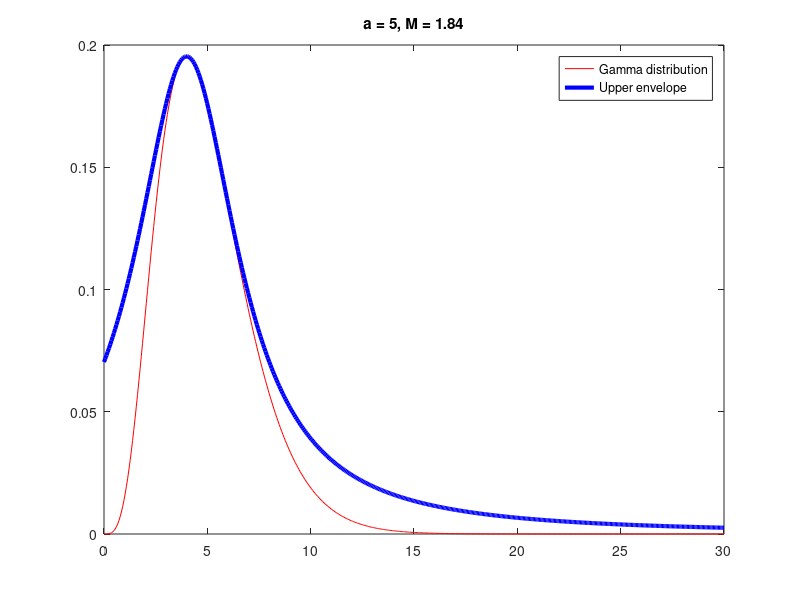
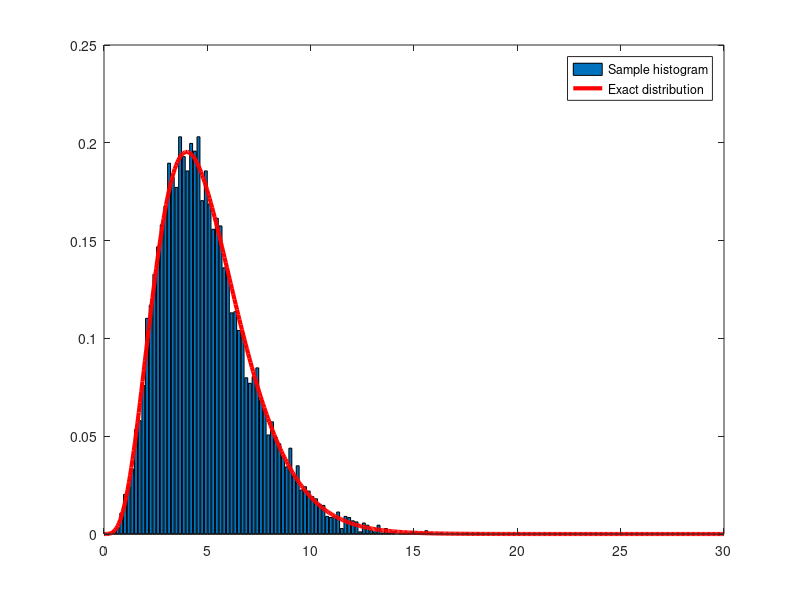
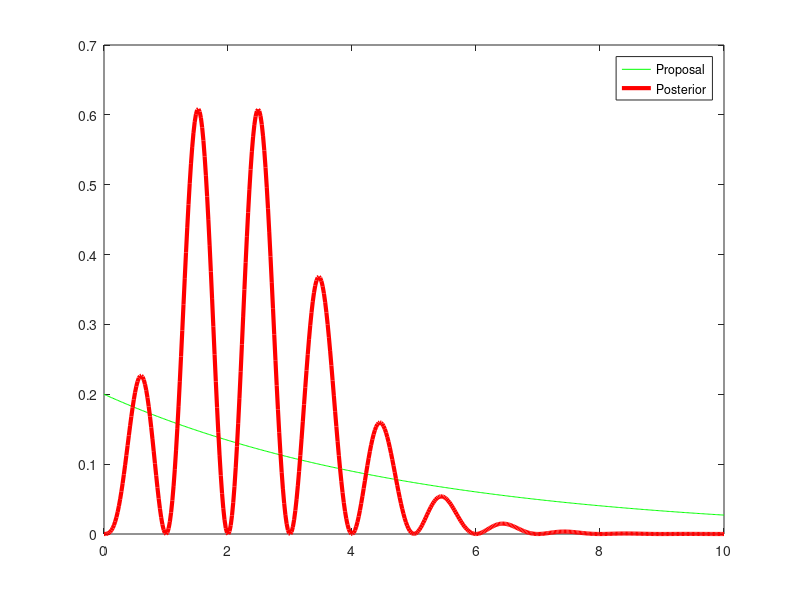
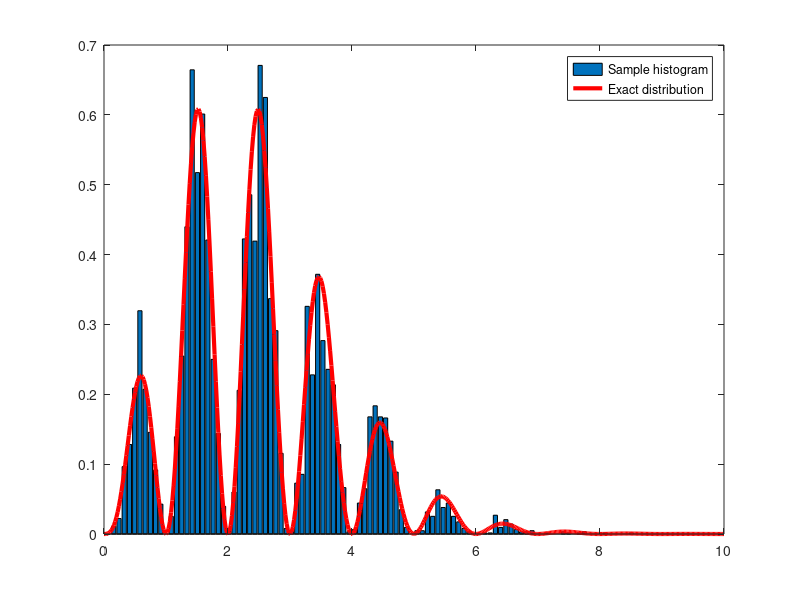

The MATLAB source for these figures, in order: (Note: a time limit stopped this script after it produced the figures.)
%% Problem 1

% Initialization
a = 5; b = a-1; c = 1/(2*a-1);
M = exp(-a+1)*(a-1)^(a-1)*pi*sqrt(2*a-1)/gamma(a);
Ns = 1e4;
xs = zeros(Ns,1);
i = 0;
% Accept-Reject method
while i < Ns
    xc = b+tan(pi*(rand-0.5))/sqrt(c); % transform rand sample to a Cauchy sample
    if xc > 0 % directly reject if out of Gamma dist support
        r = pi*(1+c*(xc-b)^2)*xc^(a-1)*exp(-xc)/(sqrt(c)*gamma(a)*M);
        if r > rand
            i = i + 1;
            xs(i) = xc;
        end
    end
end
% Plots
x = linspace(0,30,500)';
y1 = x.^(a-1).*exp(-x)/gamma(a);
y2 = M*sqrt(c)./(pi*(1+c*(x-b).^2));
figure()
plot(x,y1,'r',x,y2,'b','LineWidth',3);
legend('Gamma distribution','Upper envelope');
title('a = 5, M = 1.84');
figure()
[f,xh]=hist(xs,100);
bar(xh,f/trapz(xh,f));hold on
plot(x,y1,'r','LineWidth',3);
legend('Sample histogram','Exact distribution');



%% Problem 2

% Initilization
Ns = 1e4;
xs = 1.5;    % initial sample
p = gampdf(1.5,xs(end),1)*(sin(pi*xs(end))^2);
q = exppdf(xs,5);
% Metropolis-Hasting method
j = 0;
for i = 2:Ns
    xc = exprnd(5);   % lambda = 5;
    pt = gampdf(1.5,xc,1)*(sin(pi*xc)^2);
    qt = exppdf(xc,5);
    if rand<pt/p*(q/qt)
        xs = [xs;xc];
        p = pt; q = qt;
        j = j+1;
    else
        xs = [xs;xs(end)];
    end
end


xs(1:Ns/4) = [];    % burn-in discarded

% Plot of proposal and posterior distribution
x = linspace(0,10,500);
y1 = exppdf(x,5); % proposal
y2 = exp(-1.5)*1.5.^(x-1).*(sin(pi*x)).^2./gamma(x);
y2 = y2/trapz(x,y2);
figure()
plot(x,y1,'-g',x,y2,'-r','LineWidth',3);
legend('Proposal','Posterior');

figure()
[f,xh]=hist(xs,100);
bar(xh,f/trapz(xh,f));hold on
plot(x,y2,'r','LineWidth',3);
legend('Sample histogram','Exact distribution');

%% Problem 3

C=[1 -0.5; -0.5 1];
m=[1 1];

Ns = 1e4;

%% Problem 3a
xs = zeros(Ns,2);

for i=2:Ns
    % x1|x2 ~ N( mu(x1|x2), C(x1|x2) ). So, mu(x1|x2) = m(1) + C(1,2)*(x(2)-m(2))/C(2,2)
    % C(x1|x2) = C(1,1) - C(2,2)*C(1,2)^2
    xs(i,1) = m(1) + C(1,2)*(xs(i-1,2)-m(2))/C(2,2) + sqrt(C(1,1) - (C(1,2)^2)/C(2,2))*randn();
    xs(i,2) = m(2) + C(1,2)*(xs(i,1)-m(1))/C(1,1) + sqrt(C(2,2) - (C(1,2)^2)/C(1,1))*randn();
end


x = linspace(-2,4,500);
y = 1/sqrt(2*pi)*exp(-0.5*(x-1).^2);
[f,xh]=hist(xs(:,1),100);
figure()
bar(xh,f/trapz(xh,f));
hold on
plot(x,y,'r','LineWidth',3);
legend('Sample histogram','Exact distribution');


[f,xh]=hist(xs(:,2),100);
figure()
bar(xh,f/trapz(xh,f));
hold on
plot(x,y,'r','LineWidth',3);
legend('Sample histogram','Exact distribution');


x1 = -3:.05:5; x2 = -3:.05:5;
[X1,X2] = meshgrid(x1,x2);
F = mvnpdf([X1(:) X2(:)],m,C);
F = reshape(F,length(x2),length(x1));
figure(10)
subplot(2,2,1)
contour(x1,x2,F);
hold on
plot(xs(1:50,1),xs(1:50,2),'ro-','Linewidth',2);
xlim([-3,5]); ylim([-3,5]);
legend({'Samples','1st 50 States'},'Location','Northwest')
title('Gibbs')

%% Problem 3b

xs = zeros(1,2);
p = mvnpdf(xs(end,:),m,C);

for i=2:Ns
    xt = mvnrnd(xs(end,:),eye(2));
    pt = mvnpdf(xt,m,C);
    if rand<pt/p
        xs = [xs;xt];
        p = pt;
    else
        xs = [xs;xs(end,:)];
    end
end


figure
subplot(1,2,1)
contour(x1,x2,F,'LineWidth',3);
xlim([-3,5]); ylim([-3,5]);
xlabel('x1'); ylabel('x2'); title('Probability Density');
subplot(1,2,2)
scatter(xs(:,1),xs(:,2),'.')
xlabel('x1'); ylabel('x2'); title('10000 Samples ');
xlim([-3,5]); ylim([-3,5]);

figure(10)
subplot(2,2,2)
contour(x1,x2,F);
hold on
plot(xs(1:50,1),xs(1:50,2),'ro-','Linewidth',2);
xlim([-3,5]); ylim([-3,5]);
legend({'Samples','1st 50 States'},'Location','Northwest')
title('Block MH')



%% Problem 3c

xs = zeros(1,2);
p = mvnpdf(xs(end,:),m,C);
q1 = normpdf(xs(end,1));
q2 = normpdf(xs(end,2));

for i=2:Ns
    xt1 = randn;
    pt = mvnpdf([xt1 xs(end,2)],m,C);
    qt = normpdf(xt1);
    if rand<(pt/p)*(q1/qt)
        xs = [xs;[xt1 xs(end,2)]];
        q1 = qt; p = pt;
    else
        xs = [xs;xs(end,:)];
    end
    
    xt2 = randn;
    pt = mvnpdf([xs(end,1) xt2],m,C);
    qt = normpdf(xt2);
    if rand<(pt/p)*(q2/qt)
        xs(end,2) = xt2;
        q2 = qt; p = pt;
    end
end


figure
subplot(1,2,1)
contour(x1,x2,F,'LineWidth',3);
xlim([-3,5]); ylim([-3,5]);
xlabel('x1'); ylabel('x2'); title('Probability Density');
subplot(1,2,2)
scatter(xs(:,1),xs(:,2),'.')
xlabel('x1'); ylabel('x2'); title('10000 Samples ');
xlim([-3,5]); ylim([-3,5]);

figure(10)
subplot(2,2,3)
contour(x1,x2,F);
hold on
plot(xs(1:50,1),xs(1:50,2),'ro-','Linewidth',2);
xlim([-3,5]); ylim([-3,5]);
legend({'Samples','1st 50 States'},'Location','Northwest')
title('Component-wise MH')



%% Problem 3d
 

e = 0.1;
L = 20;

xs = zeros(1,2);


for i=2:Ns
    U = 0.5*((xs(end,:)-m)*inv(C)*(xs(end,:)-m)');
    q = mvnrnd([0 0],eye(2));
    K = 0.5*(q*q');
    
    xt = xs(end,:);
    qt = q;
    for j = 1:L
        qt = (qt'-e*inv(C)*(xt-m)'/2)';
        xt = xt+e*qt;
        qt = (qt'-e*inv(C)*(xt-m)'/2)';
    end
    Ut = -0.5*((xt-m)*inv(C)*(xt-m)');
    Kt = -0.5*(qt*qt');
    
    if rand<exp(U+K-(Ut+Kt))
        xs = [xs;xt];
    else
        xs = [xs;xs(end,:)];
    end
   
end



figure
subplot(1,2,1)
contour(x1,x2,F,'LineWidth',3);
xlabel('x1'); ylabel('x2'); title('Probability Density');
subplot(1,2,2)
scatter(xs(:,1),xs(:,2),'.')
xlabel('x1'); ylabel('x2'); title('10000 Samples with L = 20, \epsilon = 0.1');



figure(10)
subplot(2,2,4)
contour(x1,x2,F);
hold on
plot(xs(1:50,1),xs(1:50,2),'ro-','Linewidth',2);
xlim([-3,5]); ylim([-3,5]);
legend({'Samples','1st 50 States'},'Location','Northwest')
title('Hamiltonian MH')



%% Problem 4
% Load data
x = [4 4 7 7 8 9 10 10 10 11 11 12 12 12 12 13 13 13 13 14 14 14 14 15 15 15 16 16 17 17 17 18 18 18 18 19 19 19 20 20 20 20 20 22 23 24 24 24 24 25]';
y = [2 10 4 22 16 10 18 26 34 17 28 14 20 24 28 26 34 34 46 26 36 60 80 20 26 54 32 40 32 40 50 42 56 76 84 36 46 68 32 48 52 56 64 66 54 70 92 93 120 85]';


X = [ones(50,1),x,x.^2];    % regression matrix
b  = (X'*X)\X'*y;   % mle for beta   
s2 = mean((X/(X'*X)*X'*y-y).^2);    % mle for sigma2
vb = s2*inv(X'*X);  % covariance for beta
N = 50; % number of data points
Ns = 2e4;   % samples


% part a

bs2 = [b;1/s2];   % initial point for markov chain, here we set it to be the MLE point
rej = 0;    % accept/reject counter 
l = log_ln(b,s2,X,y,N); % initialize likelihood/proposal
p = mvnpdf(b,b,(vb))*gampdf(1/s2,(N-3)/2,2/N/s2);

for i = 2:Ns
    % new sample
    bt = zeros(4,1);
    bt(1:3) = mvnrnd(b,diag(diag(vb)),1);
    bt(1:3) = mvnrnd(b,vb,1);

    bt(4) = gamrnd((N-3)/2,2/N/s2);
    % proposal density and likelihood
    lt = log_ln(bt(1:3),1/bt(4),X,y,N);
    pt = mvnpdf(bt(1:3),b,vb)*gampdf(bt(4),(N-3)/2,2/N/s2);

    % compare to the previous sample
    if (unifrnd(0,1)<exp(lt-l)*(p/pt))
      bs2 = [bs2 bt];  % accept
      p = pt;
      l = lt;
    else
        if i>Ns/4   % if after burning period, count the times of rejection
            rej = rej+1;
        end
        bs2 = [bs2 bs2(:,end)]; % reject, keep previous
    end
end

bs2(:,1:Ns/4) = [];
Ns = Ns - Ns/4;


figure
subplot(4,1,1)
[f,xh]=hist(bs2(1,:),100);
bar(xh,f/trapz(xh,f));
subplot(4,1,2)
[f,xh]=hist(bs2(2,:),100);
bar(xh,f/trapz(xh,f));
subplot(4,1,3)
[f,xh]=hist(bs2(3,:),100);
bar(xh,f/trapz(xh,f));
subplot(4,1,4)
[f,xh]=hist(bs2(4,:),100);
bar(xh,f/trapz(xh,f));




figure
subplot(4,1,1)
plot(1:Ns,cumsum(bs2(1,:))./(1:Ns))
subplot(4,1,2)
plot(1:Ns,cumsum(bs2(2,:))./(1:Ns))
subplot(4,1,3)
plot(1:Ns,cumsum(bs2(3,:))./(1:Ns))
subplot(4,1,4)
plot(1:Ns,cumsum(bs2(4,:))./(1:Ns))

% par b
bs2 = [b;1/s2];   % initial point for markov chain, here we set it to be the MLE point
rej = 0;    % accept/reject counter 
l = log_lt(b,s2,X,y,N); % initialize likelihood/proposal
vbt = 2*vb;
p = mvnpdf(b,b,vbt)*gampdf(1/s2,(N-3)/2,2/N/s2);

for i = 2:Ns
    % new sample
    bt = zeros(4,1);
    bt(1:3) = mvnrnd(b,vbt,1);
    bt(4) = gamrnd((N-3)/2,2/N/s2);
    % proposal density and likelihood
    lt = log_lt(bt(1:3),1/bt(4),X,y,N);
    pt = mvnpdf(bt(1:3),b,vbt)*gampdf(bt(4),(N-3)/2,2/N/s2);

    % compare to the previous sample
    if (unifrnd(0,1)<exp(lt-l)*(p/pt))
      bs2 = [bs2 bt];  % accept
      p = pt;
      l = lt;
    else
        if i>Ns/4   % if after burning period, count the times of rejection
            rej = rej+1;
        end
        bs2 = [bs2 bs2(:,end)]; % reject, keep previous
    end
end

bs2(:,1:Ns/4) = [];

Ns = Ns - Ns/4;

figure
subplot(2,2,1)
[f,xh]=hist(bs2(1,:),100);
bar(xh,f/trapz(xh,f));
subplot(2,2,2)
[f,xh]=hist(bs2(2,:),100);
bar(xh,f/trapz(xh,f));
subplot(2,2,3)
[f,xh]=hist(bs2(3,:),100);
bar(xh,f/trapz(xh,f));
subplot(2,2,4)
[f,xh]=hist(bs2(4,:),100);
bar(xh,f/trapz(xh,f));



figure
subplot(2,2,1)
plot(1:Ns,cumsum(bs2(1,:))./(1:Ns))
subplot(2,2,2)
plot(1:Ns,cumsum(bs2(2,:))./(1:Ns))
subplot(2,2,3)
plot(1:Ns,cumsum(bs2(3,:))./(1:Ns))
subplot(2,2,4)
plot(1:Ns,cumsum(bs2(4,:))./(1:Ns))
